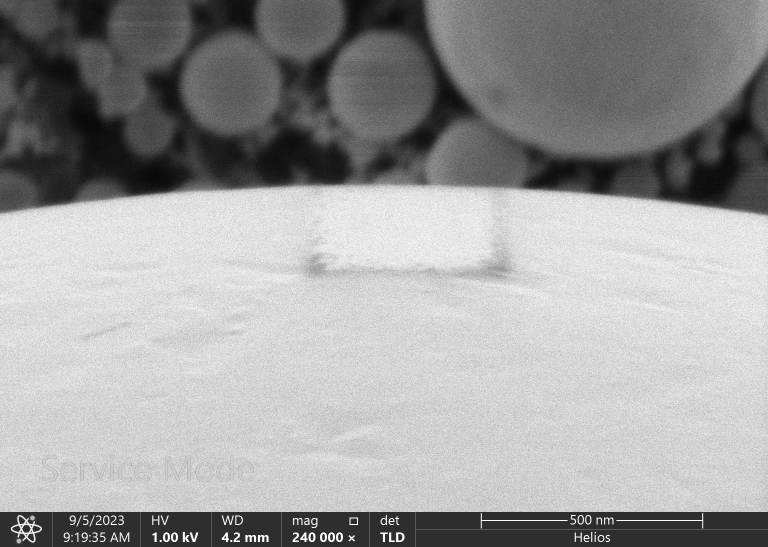
#> input picture Images/H6EX41_S_PLC_SPC_Full_Upload_Clear_01.tif, 1536 x 1094 px (shown at 1/2 size); its folder holds only this picture in this run
$ python -i ContaminationMeasurementClass.py   (imports and definitions only)   (older library calls are emulated)
#> lines starting #> are read from the running program, lines starting #| are printed output that depends on the picture; after the words box and inside, x2 and y2 are one past the last pixel; in counts of white or black regions, pixels touching at a corner belong together
### image_processing.py
# @file image_processing.py
# @brief image processing functions to work with images across all python scripts espacially all support functions for contamination height measurement
# @author Matěj Macek (xmacek27@fit.vutbr.cz)
# @date 4.5.2024

import os
import glob
import cv2
import matplotlib.pyplot as plt
import numpy as np
from PIL import Image
from statistics import mode
from scipy.signal import find_peaks

DEBUG = False
# [99 lines left out: function find_contamination_bottom_and_top, not called in this run]

def blurring(img):
    return apply_gaussian_blur(img)

def apply_gaussian_blur(image, kernel_size=(5, 5), sigma_x=0):
    blurred_image = cv2.GaussianBlur(image, kernel_size, sigma_x)
    return blurred_image

def apply_median_blur(image, kernel_size=5):
    blurred_image = cv2.medianBlur(image, kernel_size)
    return blurred_image

# [66 lines left out: functions get_starting_point_TEST, get_Roi, not called in this run]

def apply_closing(img, kernel_size=(5, 5)):
    # Convert the image to grayscale if it's not already in grayscale
    if len(img.shape) > 2:
        img = cv2.cvtColor(img, cv2.COLOR_BGR2GRAY)
    # Define the kernel for morphological operations (structuring element)
    kernel = np.ones(kernel_size, np.uint8)
    # Perform the closing operation
    closed_img = cv2.morphologyEx(img, cv2.MORPH_CLOSE, kernel)
    return closed_img

def apply_opening(img, kernel_size=(5, 5)):
    # Convert the image to grayscale if it's not already in grayscale
    if len(img.shape) > 2:
        img = cv2.cvtColor(img, cv2.COLOR_BGR2GRAY)
    # Define the kernel for morphological operations (structuring element)
    kernel = np.ones(kernel_size, np.uint8)
    # Perform the opening operation
    opened_img = cv2.morphologyEx(img, cv2.MORPH_OPEN, kernel)
    return opened_img

def get_contamination_range(image, maxY):
    img = image.copy()
    # Get the height and width of the image
    height, width = img.shape
    # Initialize variables to store the y values for each direction
    center_x = width // 2  # Start from the center column
    left_x = center_x - 400  # 400 columns to the left
    right_x = center_x + 400  # 400 columns to the right

    def findEdgeToRight(middle, x_end):
        end_x = -1  # Initialize the end position
        x = middle
        while x < x_end:
            x += 1
            y = height - 1  # Start from the bottom row
            while y >= maxY:
                y -= 1
                if y < maxY:
                    return end_x

                pixel_value = img[y, x]
                if pixel_value > 150 and y > maxY:
                    end_x = x
                    break

        return end_x

    def findEdgeToLeft(x_start, middle):
        end_x = -1  # Initialize the end position
        x = middle
        while x > x_start:
            x -= 1
            y = height - 1  # Start from the bottom row
            while y >= maxY:
                y -= 1
                if y < maxY:
                    return end_x

                pixel_value = img[y, x]
                if pixel_value > 150 and y > maxY:
                    end_x = x
                    break

        return end_x

    # Find the start and end positions of contamination while moving to the right
    right_end = findEdgeToRight(center_x, right_x + 1)

    # Find the start and end positions of contamination while moving to the left
    left_end = findEdgeToLeft(left_x, center_x + 1)
    middle = ((right_end - left_end) // 2) + left_end

    if DEBUG:
        print("Start of contamination:", left_end)
        print("End of contamination:", right_end)

        print("width:", right_end - left_end)
        print("middle:", middle)

    return left_end, right_end, middle

# [52 lines left out: functions get_mode_height_of_tin_ball_left_side, median_blur, get_mode_height_of_tin_ball_right_side, not called in this run]

def get_mode_height_of_tin_ball_left_side(image):
    img = image.copy()

    # Get the height and width of the image
    height, width = img.shape

    # Initialize variables to keep track of the minimum pixel value and its coordinates
    min_pixel_values = []
    pixel_height = 0

    # Iterate through the first 10 columns and all rows from bottom to top
    for x in range(10):  # First 10 columns
        for y in range(height - 1, -1, -1):  # Iterate from the bottom to the top
            pixel_value = img[y, x]
            if pixel_value > 150:
                min_pixel_values.insert(0, y)
                break

    if (min_pixel_values):
        pixel_height = mode(min_pixel_values)
    return pixel_height

def median_blur(image, kernel_size):
    blurred_image = cv2.medianBlur(image, kernel_size)
    return blurred_image

def get_mode_height_of_tin_ball_right_side(image):
    img = image.copy()

    # Get the height and width of the image
    height, width = img.shape

    # Initialize a list to store the pixel heights of white pixels
    white_pixel_heights = []

    # Iterate through the last 10 columns and all rows from the bottom to the top
    for x in range(width - 10, width):  # Last 10 columns
        for y in range(height - 1, -1, -1):  # Iterate from the bottom to the top
            pixel_value = img[y, x]
            if pixel_value > 150:
                white_pixel_heights.append(y)
                break

    if white_pixel_heights:
        # Calculate the mode (the value that appears most frequently) of the white pixel heights
        mode_height = max(set(white_pixel_heights),
                          key=white_pixel_heights.count)
    else:
        mode_height = -1

    return mode_height

# [15 lines left out: function plot_histogram, not called in this run]

def otsu_thresholding(image):
    _, thresholded = cv2.threshold(image, 0, 255, cv2.THRESH_BINARY + cv2.THRESH_OTSU)
    return thresholded

def load_image(image_path):
    # resize image to 1024x768
    image = cv2.imread(image_path, cv2.IMREAD_GRAYSCALE)
    # check if dimensions are 1024x768
    # if image.shape[0] != 768 or image.shape[1] != 1024:
    #     image = cv2.resize(image, (1024, 768))

    return image

# [10 lines left out: function load_images_from_folder, not called in this run]

# [77 lines of commented-out code are left out]

### ContaminationMeasurementClass.py
# @file ContaminationMeasurementClass.py
# @brief main functionality behind the measurement of the contamination height
# @author Matěj Macek (xmacek27@fit.vutbr.cz)
# @date 4.5.2024

from matplotlib.pyplot import imshow
from image_processing import *
from helper_class import *

class ContaminationMeasurementClass:
    def measure_contamination(self, image_path, DEBUG=False, showCannyVsScharr=False,plot=False,Store_Images_with_detected_lines=False):
        image = load_image(image_path)
#> in load_image, image is the input picture: shape (1094, 1536); min 4, max 255, mean 156.5
        OpenImage = apply_opening(image)
#> in apply_opening, `opened_img = cv2.morphologyEx(img, cv2.MORPH_OPEN, kernel)`:
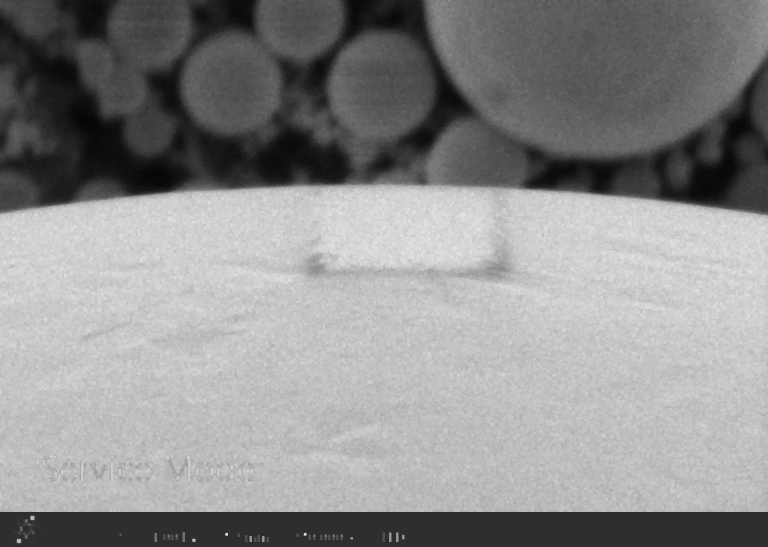
#> opened_img: shape (1094, 1536) (shown at 1/2 size); min 4, max 228, mean 141.2
        CloseImage = apply_closing(OpenImage)

        kernel_size = 11
        blurred_image = cv2.GaussianBlur(
            CloseImage, (kernel_size, kernel_size), 0)

        thresholded_image = otsu_thresholding(blurred_image)
#> in otsu_thresholding, `_, thresholded = cv2.threshold(image, 0, 255, cv2.THRESH_BINARY + cv2...`:
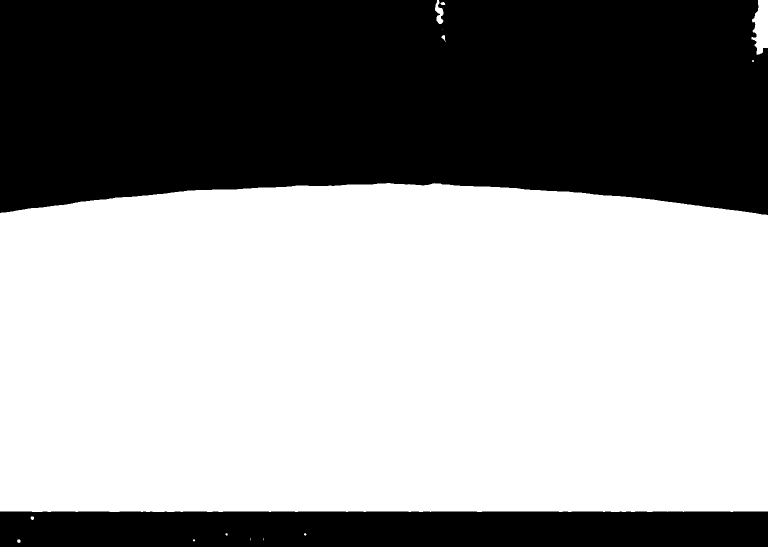
#> thresholded: shape (1094, 1536) (shown at 1/2 size); 58.2% white; 2 black regions, box (x1, y1, x2, y2) and area: (0, 0, 1536, 430) 594069, (0, 1023, 1536, 1094) 108676
        scharr_image = self.scharr(thresholded_image)
#> in scharr, `gradient_x = cv2.Scharr(image, cv2.CV_64F, 1, 0)`:
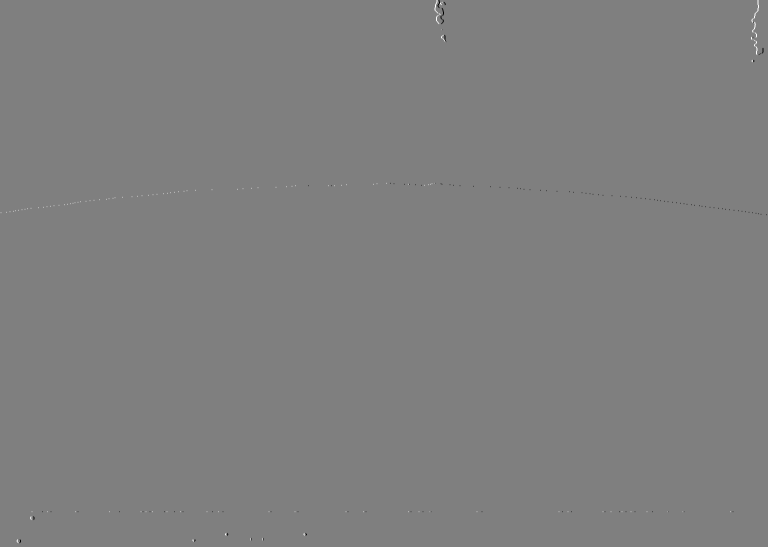
#> gradient_x: shape (1094, 1536) float64 (shown at 1/2 size); min -4080, max 4080, mean 0.4; drawn with min black and max white
#> in scharr, `gradient_magnitude = np.sqrt(gradient_x ** 2 + gradient_y ** 2)`:
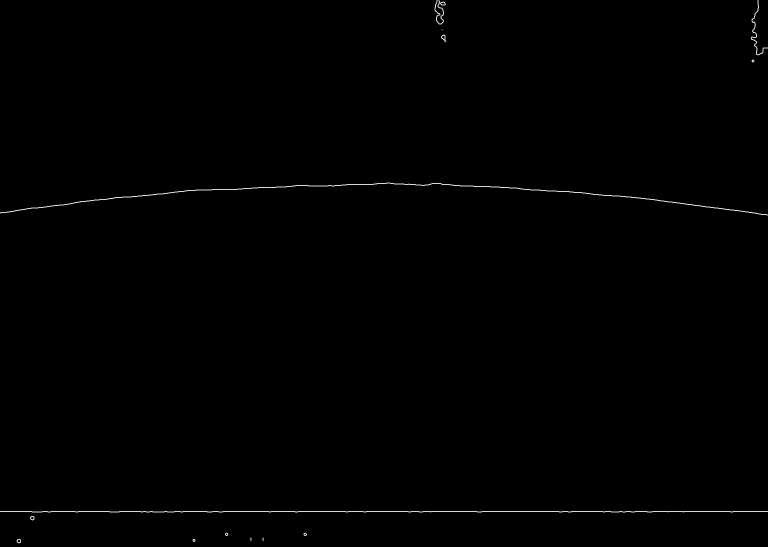
#> gradient_magnitude: shape (1094, 1536) float64 (shown at 1/2 size); min 0, max 4811.3, mean 17.5; drawn with min black and max white

        if showCannyVsScharr:
            canny_image = canny_edge_detection(thresholded_image, 45, 50, 7, 2)

            # create plot next to each other the canny and the scharr edge detection with bigger text also add the original image
            fig, axs = plt.subplots(1, 3, figsize=(15, 5))

            # Display the original image
            axs[0].imshow(image, cmap='gray')
            axs[0].set_title('Original Image', fontsize=22)
            axs[0].axis('off')

            # Display the image after applying Canny edge detection
            axs[1].imshow(canny_image, cmap='gray')
            axs[1].set_title('Canny Edge Detection', fontsize=22)
            axs[1].axis('off')

            # Display the image after applying Scharr edge detection
            axs[2].imshow(scharr_image, cmap='gray')
            axs[2].set_title('Scharr Edge Detection', fontsize=22)
            axs[2].axis('off')

            # Adjust the layout
            plt.tight_layout()

            plt.show()

        TinBallEdgeLeft = get_mode_height_of_tin_ball_left_side(scharr_image)
#> after the loop in get_mode_height_of_tin_ball_left_side, `for x in range(10):`: min_pixel_values = [1023, 1023, 1023, 1023, 1023, 1023, 1023, 1023, 1023, 1023]
#> in get_mode_height_of_tin_ball_left_side, `pixel_height = mode(min_pixel_values)`: pixel_height = 1023
#> TinBallEdgeLeft = 1023
        TinBallEdgeRight = get_mode_height_of_tin_ball_right_side(scharr_image)
#> after the loop in get_mode_height_of_tin_ball_right_side, `for x in range(width - 10, width):`: white_pixel_heights has the same summary as min_pixel_values in get_mode_height_of_tin_ball_left_side
#> TinBallEdgeRight = 1023

        # Get high of tin ball
        if (TinBallEdgeLeft > TinBallEdgeRight):
            MaxY = TinBallEdgeLeft
        else:
            MaxY = TinBallEdgeRight
#> MaxY = 1023
        if DEBUG:
            print("MaxY: ", MaxY)

        LeftYContamination, RightYContamination, middleOfContamination = get_contamination_range(
            scharr_image, MaxY)
#> after the loop in findEdgeToRight, `while x < x_end:`: x = 769
#> after the loop in findEdgeToLeft, `while x > x_start:`: x = 768
#> LeftYContamination = -1; RightYContamination = -1; middleOfContamination = -1

        if DEBUG:
            print("LeftYContamination: ", LeftYContamination)
            print("RightYContamination: ", RightYContamination)

        # zero contamination check
        if LeftYContamination == -1 or RightYContamination == -1:
            return 0,0

        if RightYContamination - LeftYContamination < 200:
            # i need to edit these values sot between them is 400 pixels
            middle_between_edges = ((RightYContamination + LeftYContamination) // 2) + LeftYContamination
            LeftYContamination = middle_between_edges - 200
            RightYContamination = middle_between_edges + 200

        roi = get_Roi(blurred_image, LeftYContamination, RightYContamination)
        starting_point = get_starting_point_TEST(roi, showDebug=plot, TinBallEdge = MaxY)

        if DEBUG:
            print("starting_point: ", starting_point)

        maxs, mins, bottom_of_contamination, top_of_contamination = find_contamination_bottom_and_top(roi, starting_point,shouwDebug=plot)

        if Store_Images_with_detected_lines:
            if not os.path.exists('test'):
                os.makedirs('test')
            image_to_save = cv2.cvtColor(roi, cv2.COLOR_GRAY2BGR)
            cv2.line(image_to_save, (0, top_of_contamination), (image_to_save.shape[1], top_of_contamination), (0, 255, 0), 2)
            cv2.line(image_to_save, (0, bottom_of_contamination), (image_to_save.shape[1], bottom_of_contamination), (0, 0, 255), 2)

            cv2.imwrite('test/' + os.path.basename(image_path) + 'test' + '.png', image_to_save )

        # Visualization
        if plot:
            images_to_visualize = [image,
                                CloseImage, thresholded_image, scharr_image,roi]
            titles = ["Original Image",
                    "CloseImage", "Thresholded Image", "Scharr Edge Detection","ROI"]

            self.visualize(images_to_visualize, titles)
        return top_of_contamination, bottom_of_contamination

    def showHistogram(self, image_path):
        plot_histogram(image_path)


    def blur_image(self, image):
        return blurring(image)

    def scharr(self, image):
        # Apply Scharr filter along x-axis
        gradient_x = cv2.Scharr(image, cv2.CV_64F, 1, 0)
        # Apply Scharr filter along y-axis
        gradient_y = cv2.Scharr(image, cv2.CV_64F, 0, 1)
        # Calculate the gradient magnitude
        gradient_magnitude = np.sqrt(gradient_x ** 2 + gradient_y ** 2)
        # Normalize the gradient magnitude
        gradient_magnitude *= 255.0 / gradient_magnitude.max()
        # Convert back to uint8
        gradient_magnitude = np.uint8(gradient_magnitude)
        return gradient_magnitude

    # [15 lines left out: function visualize, not called in this run]

>>> result = ContaminationMeasurementClass().measure_contamination('Images/H6EX41_S_PLC_SPC_Full_Upload_Clear_01.tif')

$ run again, on Images/H6EX43_S_PLC_SPC_Full_Upload_Clear_01.tif
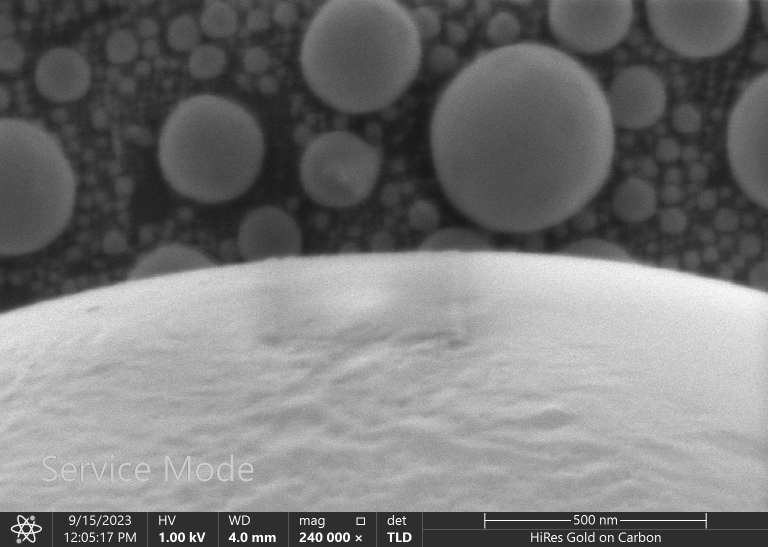
#> input picture Images/H6EX43_S_PLC_SPC_Full_Upload_Clear_01.tif, 1536 x 1094 px (shown at 1/2 size)
#> in load_image, image is the input picture: shape (1094, 1536); min 18, max 255, mean 119.5
#> in otsu_thresholding, `_, thresholded = cv2.threshold(image, 0, 255, cv2.THRESH_BINARY + cv2...`:
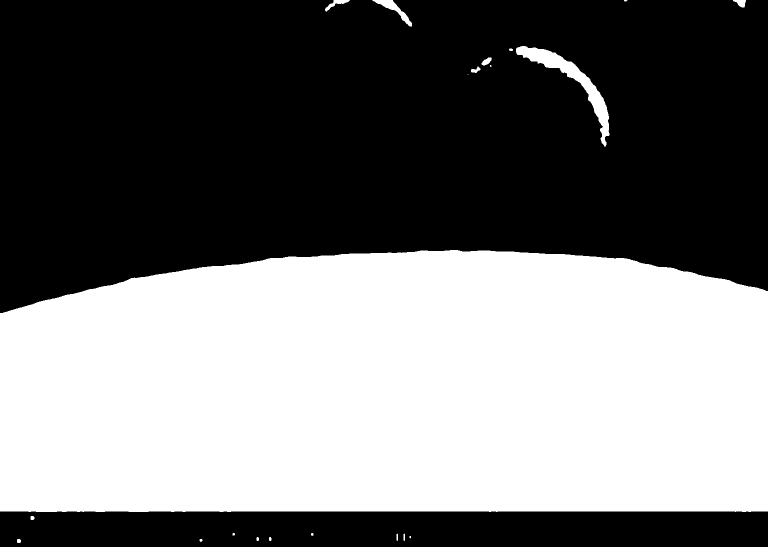
#> thresholded: shape (1094, 1536) (shown at 1/2 size); 45.2% white; 21 white regions (4 under 20 px), largest, box (x1, y1, x2, y2) and area: (0, 500, 1536, 1024) 749930, (1032, 92, 1219, 294) 6427, (745, 0, 824, 53) 1012
#> in scharr, `gradient_magnitude = np.sqrt(gradient_x ** 2 + gradient_y ** 2)`:
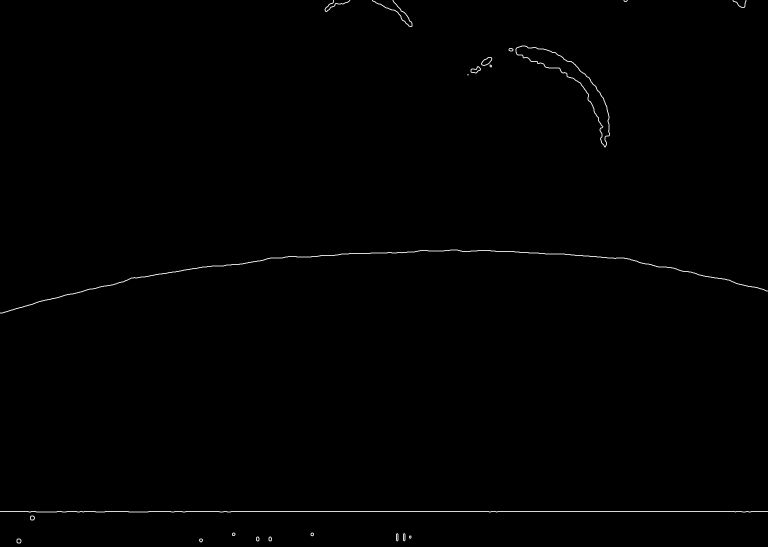
#> gradient_magnitude: shape (1094, 1536) float64 (shown at 1/2 size); min 0, max 4811.3, mean 21.8; drawn with min black and max white
#> after the loop in get_mode_height_of_tin_ball_left_side, `for x in range(10):`: min_pixel_values = [1023, 1023, 1023, 1023, 1023, 1023, 1023, 1023, 1023, 1023]
#> pixel_height = 1023
#> after the loop in get_mode_height_of_tin_ball_right_side, `for x in range(width - 10, width):`: white_pixel_heights has the same summary as min_pixel_values in get_mode_height_of_tin_ball_left_side
#> after the loop in findEdgeToRight, `while x < x_end:`: x = 769
#> after the loop in findEdgeToLeft, `while x > x_start:`: x = 768
#> LeftYContamination = -1
